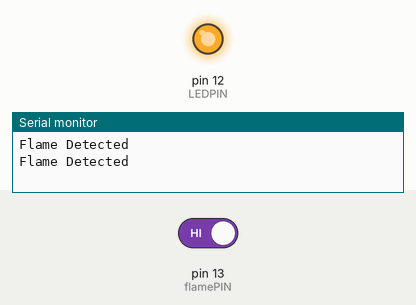
A sketch run on a simulated Arduino Uno, built with avr-gcc and run on an emulated ATmega328P. Parts: output pins drawn as LEDs (lit = HIGH), the last lines printed to the serial monitor. The inputs (shaded band) are chosen by the test bench; at power-on: pin 13 (flamePIN) HIGH.

Above: at 1.8 s.
1.9 s: pin 13 (flamePIN) driven LOW
At 2.9 s:
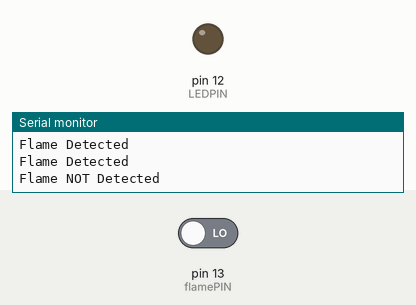
3.5 s: pin 13 (flamePIN) driven HIGH
At 4.4 s:
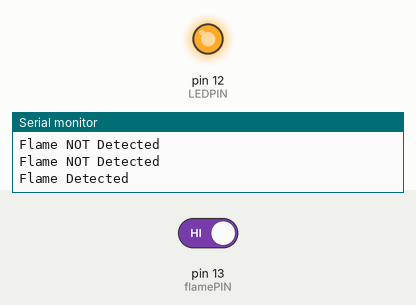
Timing chart, 0 to 6.5 s (numbered marks = the images above; inputs shaded):
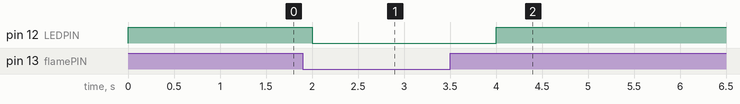

Measured:
- after the input at 1.9 s, pin 12 (LEDPIN): HIGH → LOW after 0.10 s
- after the input at 3.5 s, pin 12 (LEDPIN): LOW → HIGH after 0.50 s

The sketch:

FlameSensorLED.ino
```cpp
int flamePIN = 13;
int LEDPIN = 12;

void setup() {
  // put your setup code here, to run once:
  Serial.begin(9600);
  pinMode(flamePIN, INPUT_PULLUP);
  pinMode(LEDPIN, OUTPUT);
}

void loop() {
  // put your main code here, to run repeatedly:
  if (digitalRead(flamePIN)==HIGH) {
      digitalWrite(LEDPIN, HIGH);
      Serial.println("Flame Detected");
    }
  if (digitalRead(flamePIN)==LOW) {
      digitalWrite(LEDPIN, LOW);
      Serial.println("Flame NOT Detected");
    }
  delay(1000);
}
```
